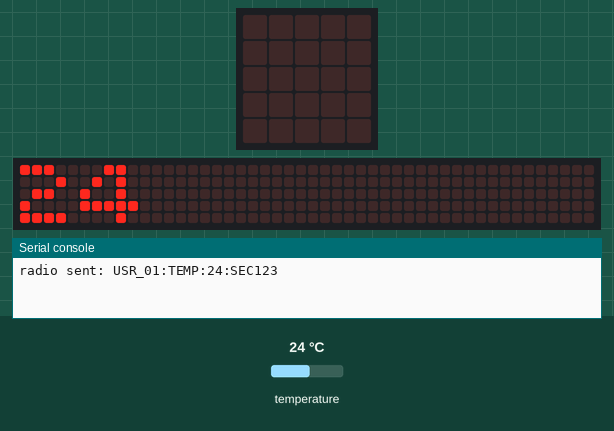
A program run on a simulated BBC micro:bit running MicroPython. Shown: the board's 5×5 LED display, a strip that is not on the board, showing the scrolling text unrolled, the last lines printed to the serial console. Inputs (shaded band) come from the test bench; at power-on: temperature 24 °C. No radio messages arrive unless stated (any console line starting 'radio sent:' is added by the test bench); the 48×5 strip is a reading aid, not a part: it shows the text the display is scrolling, unrolled, one strip-width of it at a time.

Above: at 1.2 s.
1.3 s: temperature set to 12 °C
At 3.27 s:
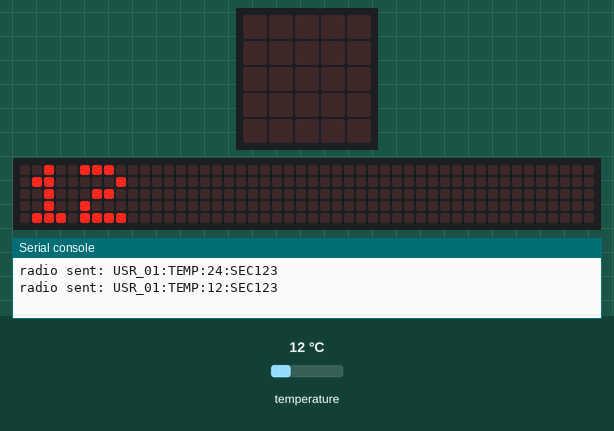
5.4 s: temperature set to 19 °C
At 6.44 s:
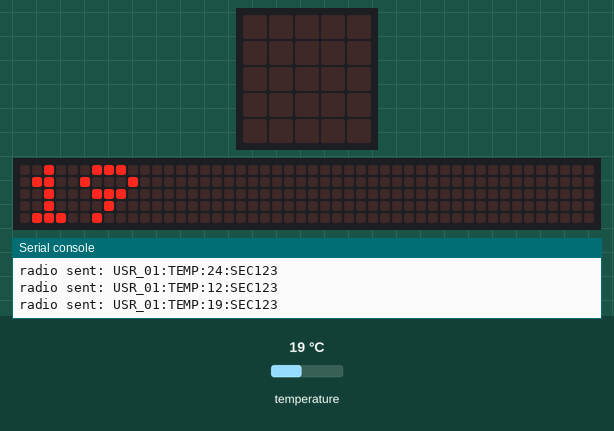
9.5 s: temperature set to 28 °C
At 9.71 s:
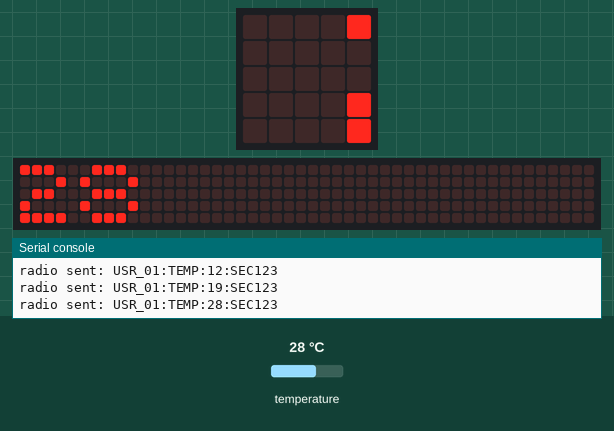

The program:

emisor.py
```python
# =========================================================
# MicroLink - Micro:bit EMISOR
# Envía la temperatura por radiofrecuencia cada 2 segundos.
#
# Formato del mensaje:
#   ID_EMISOR:TIPO_ALERTA:VALOR:PSK
# Ejemplo:
#   USR_01:TEMP:26:SEC123
# =========================================================

from microbit import sleep, display, temperature
import radio

# Configuración del emisor
ID_EMISOR = "USR_01"     # identificador del dispositivo
PSK = "SEC123"           # clave compartida con el receptor
GRUPO = 23               # canal de radio (0-255)

# Se activa la radio con el mismo canal que el receptor
radio.on()
radio.config(group=GRUPO)

display.show("E")  # "E" de emisor

while True:
    # Se lee el sensor de temperatura de la micro:bit
    valor = temperature()

    # Se arma el mensaje con sus cuatro componentes
    mensaje = ID_EMISOR + ":TEMP:" + str(valor) + ":" + PSK

    # Se envía por radio
    radio.send(mensaje)

    # Se muestra el valor enviado en la matriz LED
    display.scroll(str(valor), delay=80)

    sleep(2000)  # espera de 2 segundos antes del siguiente envío
```
